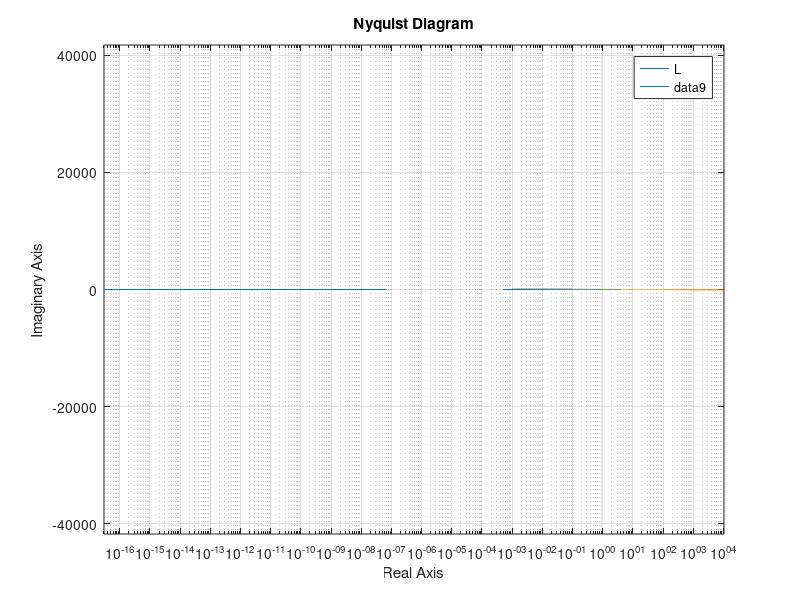

The MATLAB source for this figure:
s = tf('s');
P = 10/(s*(100*s+1)*(0.1*s+1));
poli_P  = pole(P);
% The system is marginally BIBO stable (not strictly stable), because it has a pole at 0, 
% while the other poles are in the left half-plane (C_).
% The first constraint is the algebraic one: S + T = 1, at all frequencies.
% The second constraint is due to the pole at 0, which we know will 
% transfer to the open-loop L (L must also have a pole at 0 to respect the first condition of internal stability in the closed-loop).
% The Internal Model Principle (IMP) states that to perfectly track a reference, we need the poles of the reference 
% to be present either in the poles of the Plant or in the poles of the compensator.
% Since a unit step has a pole at 0 (1/s), and we already have it in P => tracking is guaranteed for any stabilizing controller.
Ws = 2100/(s/0.1+1)^2; 
%%
bodemag(Ws, P);
% We notice that at the end of the low frequencies (the interval where we would like to have performance) there is a 40db difference.
% This means that our C has to push hard to compensate for this

%%
%%
Wt = s/100/(s/1000+1);
bodemag(Wt, Ws, tf(1,1)) ;
% the 2 intersect under 1, so the necessary condition is respected. This condition is necessary, because at least one of Ws and Wt has to be <1 at any frequency.
% If both were > 1, that would mean that at that frequency, both S and T would be small, and this would break S + T = 1
% w2 = 100(w2 is where Wt = 1), which means that the medium freq band is [e-1, e2], so we have 3 decades.
% After some calculations, we have to lose about 60dB so this band BARELY allows us to use the -20db/dec slope.
%%
C1 = 12*(100*s+1)*(0.1*s+1)/((s/100+1)*(s/1000+1)*(s/100000+1))*(s+2)/(s+0.5)*0.5/2;
%C1 is proper so it attenuates the noise and shocks coming with the command, which take place at high frequencies, where C1 is a low pass filter.
L = P*C1;
[M1, ~] = bode(Wt, 0.1);
[M2, ~] = bode(Ws, 100);
R_jf = Ws/(1-M1);
R_if = (1-M2)/Wt;
%here we created the margins for our conditions. So L has to be above R_jf, and below R_if in their respective intervals.
bodemag(R_jf, {1e-3,1e-1});
hold on;
bodemag(R_if, {1e2, 1e4});
bodemag(L, {1e-3, 1e4});
%%
nyquist(L)
% from the nyquist plot we extract the phase margain : 69, more than enough
%%
S = feedback(1, P*C1);
%bode(S);
norm(S, inf) % = 1.2217 => Mv > 0.5
% this value happens because of the WaterBed effect. We anticipated it at the beggining of our project, when we said that C has to push hard to compensate the difference betwen Ws and P
nyquist(L); %CLOSED LOOP STABLE: YES
%%
T = 1-S;
w = logspace(-3, 4, 1e4);
[Mperf, ~] = bode(Ws*S, w);
[Mrob, ~] = bode(Wt*T, w);
vector_suma = squeeze(Mrob) + squeeze(Mperf);
plot(log10(w), vector_suma)
gamma_prob = max(vector_suma) %this is below 1, so we have robust performance.
